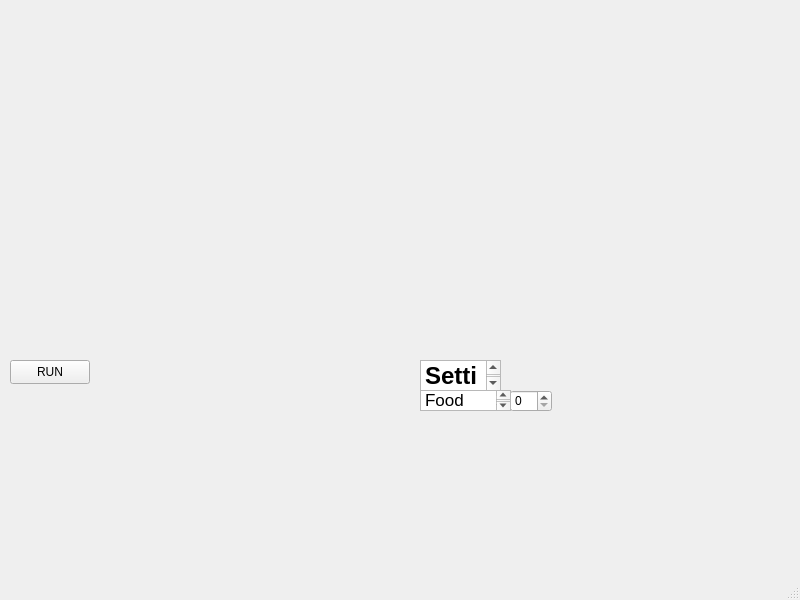
<?xml version="1.0" encoding="UTF-8"?>
<ui version="4.0">
 <class>MainWindow</class>
 <widget class="QMainWindow" name="MainWindow">
  <property name="geometry">
   <rect>
    <x>0</x>
    <y>0</y>
    <width>800</width>
    <height>600</height>
   </rect>
  </property>
  <property name="windowTitle">
   <string>MainWindow</string>
  </property>
  <widget class="QWidget" name="centralwidget">
   <widget class="SimulationCanvas" name="canvas" native="true">
    <property name="geometry">
     <rect>
      <x>10</x>
      <y>20</y>
      <width>781</width>
      <height>331</height>
     </rect>
    </property>
   </widget>
   <widget class="QPushButton" name="runButton">
    <property name="geometry">
     <rect>
      <x>10</x>
      <y>360</y>
      <width>80</width>
      <height>24</height>
     </rect>
    </property>
    <property name="text">
     <string>RUN</string>
    </property>
   </widget>
   <widget class="QSpinBox" name="densityFood">
    <property name="geometry">
     <rect>
      <x>510</x>
      <y>390</y>
      <width>42</width>
      <height>22</height>
     </rect>
    </property>
   </widget>
   <widget class="QTextBrowser" name="textBrowser">
    <property name="enabled">
     <bool>true</bool>
    </property>
    <property name="geometry">
     <rect>
      <x>420</x>
      <y>360</y>
      <width>81</width>
      <height>31</height>
     </rect>
    </property>
    <property name="html">
     <string>&lt;!DOCTYPE HTML PUBLIC &quot;-//W3C//DTD HTML 4.0//EN&quot; &quot;http://www.w3.org/TR/REC-html40/strict.dtd&quot;&gt;
&lt;html&gt;&lt;head&gt;&lt;meta name=&quot;qrichtext&quot; content=&quot;1&quot; /&gt;&lt;meta charset=&quot;utf-8&quot; /&gt;&lt;style type=&quot;text/css&quot;&gt;
p, li { white-space: pre-wrap; }
hr { height: 1px; border-width: 0; }
li.unchecked::marker { content: &quot;\2610&quot;; }
li.checked::marker { content: &quot;\2612&quot;; }
&lt;/style&gt;&lt;/head&gt;&lt;body style=&quot; font-family:'.AppleSystemUIFont'; font-size:13pt; font-weight:400; font-style:normal;&quot;&gt;
&lt;p style=&quot; margin-top:0px; margin-bottom:0px; margin-left:0px; margin-right:0px; -qt-block-indent:0; text-indent:0px;&quot;&gt;&lt;span style=&quot; font-size:18pt; font-weight:700;&quot;&gt;Settings&lt;/span&gt;&lt;/p&gt;&lt;/body&gt;&lt;/html&gt;</string>
    </property>
   </widget>
   <widget class="QTextBrowser" name="textBrowser_2">
    <property name="geometry">
     <rect>
      <x>420</x>
      <y>390</y>
      <width>91</width>
      <height>21</height>
     </rect>
    </property>
    <property name="html">
     <string>&lt;!DOCTYPE HTML PUBLIC &quot;-//W3C//DTD HTML 4.0//EN&quot; &quot;http://www.w3.org/TR/REC-html40/strict.dtd&quot;&gt;
&lt;html&gt;&lt;head&gt;&lt;meta name=&quot;qrichtext&quot; content=&quot;1&quot; /&gt;&lt;meta charset=&quot;utf-8&quot; /&gt;&lt;style type=&quot;text/css&quot;&gt;
p, li { white-space: pre-wrap; }
hr { height: 1px; border-width: 0; }
li.unchecked::marker { content: &quot;\2610&quot;; }
li.checked::marker { content: &quot;\2612&quot;; }
&lt;/style&gt;&lt;/head&gt;&lt;body style=&quot; font-family:'.AppleSystemUIFont'; font-size:13pt; font-weight:400; font-style:normal;&quot;&gt;
&lt;p style=&quot; margin-top:0px; margin-bottom:0px; margin-left:0px; margin-right:0px; -qt-block-indent:0; text-indent:0px;&quot;&gt;Food Density&lt;/p&gt;&lt;/body&gt;&lt;/html&gt;</string>
    </property>
   </widget>
  </widget>
  <widget class="QMenuBar" name="menubar">
   <property name="geometry">
    <rect>
     <x>0</x>
     <y>0</y>
     <width>800</width>
     <height>24</height>
    </rect>
   </property>
  </widget>
  <widget class="QStatusBar" name="statusbar"/>
 </widget>
 <customwidgets>
  <customwidget>
   <class>SimulationCanvas</class>
   <extends>QWidget</extends>
   <header location="global">simulationcanvas.h</header>
   <container>1</container>
  </customwidget>
 </customwidgets>
 <resources/>
 <connections/>
</ui>
